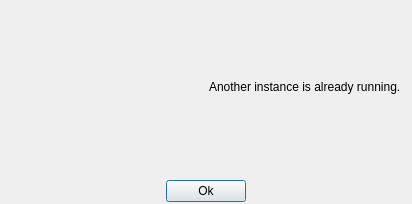
<?xml version="1.0" encoding="UTF-8"?>
<ui version="4.0">
 <class>Dialog</class>
 <widget class="QDialog" name="Dialog">
  <property name="geometry">
   <rect>
    <x>0</x>
    <y>0</y>
    <width>412</width>
    <height>204</height>
   </rect>
  </property>
  <property name="windowTitle">
   <string>Dialog</string>
  </property>
  <widget class="QWidget" name="verticalLayoutWidget">
   <property name="geometry">
    <rect>
     <x>0</x>
     <y>0</y>
     <width>411</width>
     <height>202</height>
    </rect>
   </property>
   <layout class="QVBoxLayout" name="verticalLayout" stretch="0,0">
    <property name="leftMargin">
     <number>0</number>
    </property>
    <property name="topMargin">
     <number>0</number>
    </property>
    <property name="bottomMargin">
     <number>0</number>
    </property>
    <item>
     <layout class="QHBoxLayout" name="horizontalLayout_3" stretch="0,0">
      <property name="sizeConstraint">
       <enum>QLayout::SetDefaultConstraint</enum>
      </property>
      <item>
       <widget class="QLabel" name="label_2">
        <property name="sizePolicy">
         <sizepolicy hsizetype="Preferred" vsizetype="Preferred">
          <horstretch>0</horstretch>
          <verstretch>0</verstretch>
         </sizepolicy>
        </property>
        <property name="minimumSize">
         <size>
          <width>153</width>
          <height>156</height>
         </size>
        </property>
        <property name="text">
         <string/>
        </property>
        <property name="pixmap">
         <pixmap resource="qrc_resources.qrc">:/watermark.png</pixmap>
        </property>
        <property name="scaledContents">
         <bool>false</bool>
        </property>
        <property name="alignment">
         <set>Qt::AlignLeading|Qt::AlignLeft|Qt::AlignTop</set>
        </property>
       </widget>
      </item>
      <item>
       <widget class="QLabel" name="label">
        <property name="baseSize">
         <size>
          <width>0</width>
          <height>0</height>
         </size>
        </property>
        <property name="text">
         <string>Another instance is already running.</string>
        </property>
        <property name="alignment">
         <set>Qt::AlignLeading|Qt::AlignLeft|Qt::AlignVCenter</set>
        </property>
        <property name="wordWrap">
         <bool>true</bool>
        </property>
       </widget>
      </item>
     </layout>
    </item>
    <item>
     <layout class="QHBoxLayout" name="horizontalLayout">
      <property name="spacing">
       <number>-1</number>
      </property>
      <property name="topMargin">
       <number>0</number>
      </property>
      <property name="bottomMargin">
       <number>0</number>
      </property>
      <item>
       <spacer name="horizontalSpacer">
        <property name="orientation">
         <enum>Qt::Horizontal</enum>
        </property>
        <property name="sizeHint" stdset="0">
         <size>
          <width>40</width>
          <height>20</height>
         </size>
        </property>
       </spacer>
      </item>
      <item>
       <widget class="QPushButton" name="pushButton">
        <property name="text">
         <string>Ok</string>
        </property>
       </widget>
      </item>
      <item>
       <spacer name="horizontalSpacer_2">
        <property name="orientation">
         <enum>Qt::Horizontal</enum>
        </property>
        <property name="sizeHint" stdset="0">
         <size>
          <width>40</width>
          <height>20</height>
         </size>
        </property>
       </spacer>
      </item>
     </layout>
    </item>
   </layout>
  </widget>
 </widget>
 <resources>
  <include location="qrc_resources.qrc"/>
 </resources>
 <connections/>
</ui>
